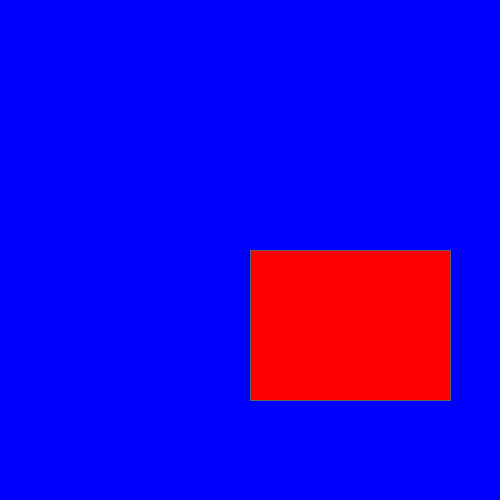
Frame 1 (no input)
Frame 60 (the mouse pressed at the canvas centre just before this capture): identical to frame 1, image omitted
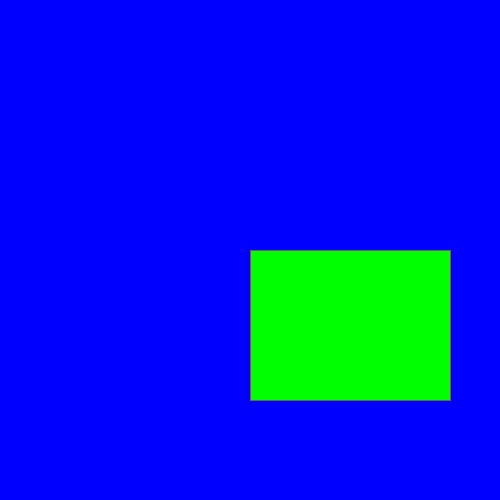
Frame 120 (the mouse held since frame 60 and released just before this capture)

The Processing sketch that drew these frames (run headless with seeded random() and noise(); from frame 60 on, the mouse is pressed at the canvas centre):

// Processing sketch: processing_62234
// ── processing_62234.pde

int x = 250;
int y = 250;
int w = 200;
int h = 150;

void setup() {
  size(500, 500);
  smooth();
}

void draw() {
  background(0, 0, 255);
  stroke(100);

  if (mouseX >= x && mouseX <= x + w && mouseY >= y && mouseY <= y + h) {

    fill(0, 255, 0);
  }  
  else {
    fill(255, 0, 0);
  }

  rect(x, y, w, h);
} 
